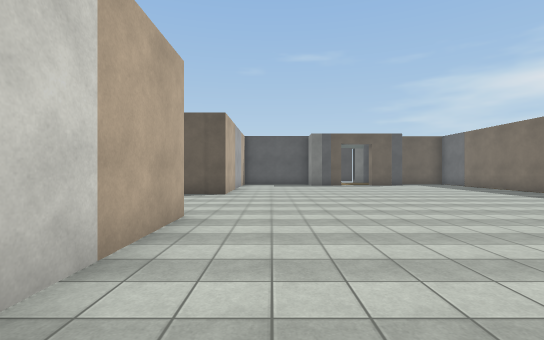
view 1 (above)

18 first-person views from a walk through a Unity game level. The camera is 1.5 m above the floor, looks level and sees 85° across. Doors are open. The floor is counted in squares, 2 m on a side. Each view is taken from the middle of a square. On the plan, view 1 faces up. The plan holds only what a view shows up to about 10 squares ahead; the rest is blank. The place goes on beyond the plan. The player is left out. Some surface patterns are stand-ins.

view 2
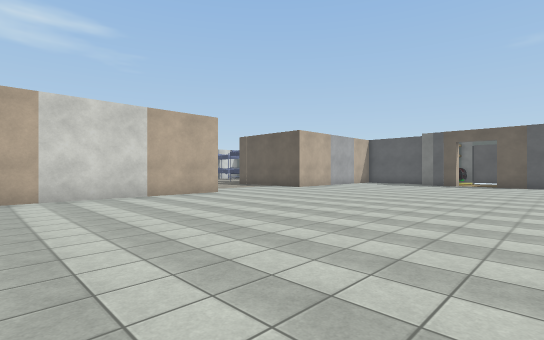

view 3
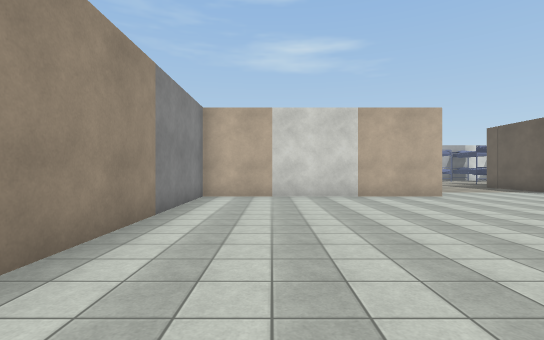

view 4
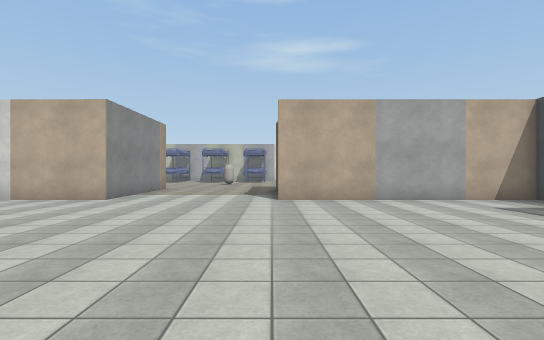

view 5
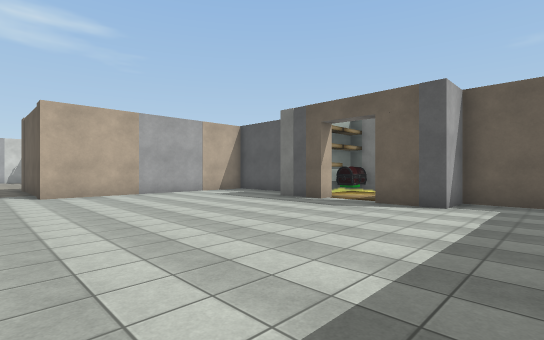

view 6
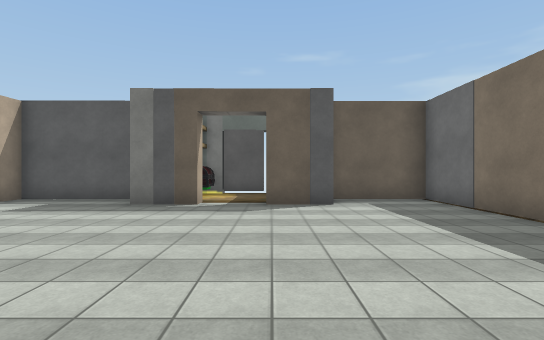

view 7
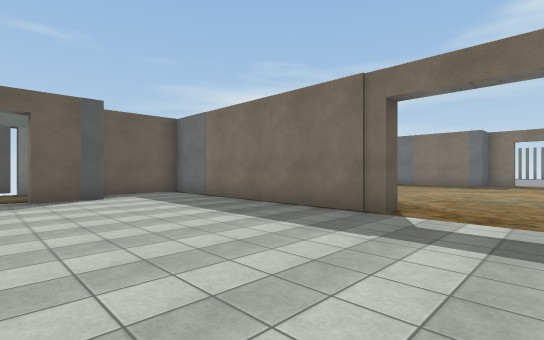

view 8
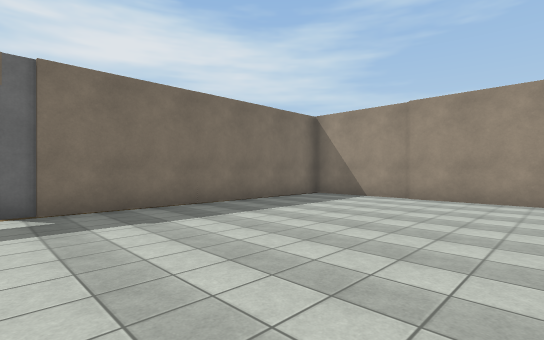

view 9
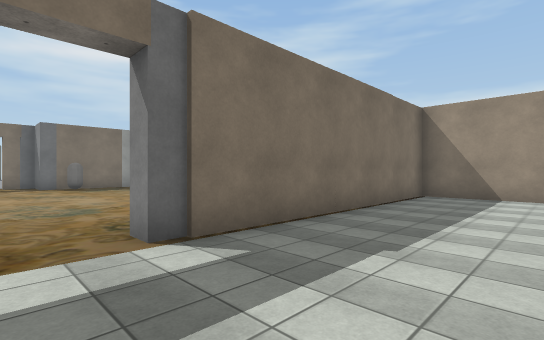

view 10
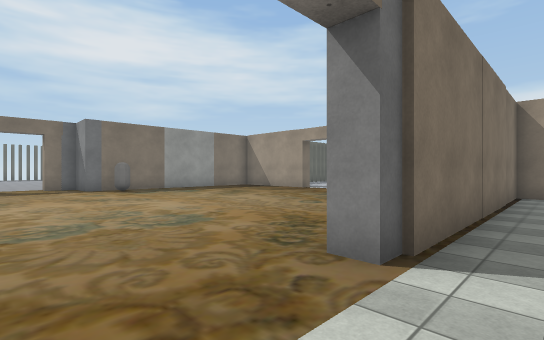

view 11
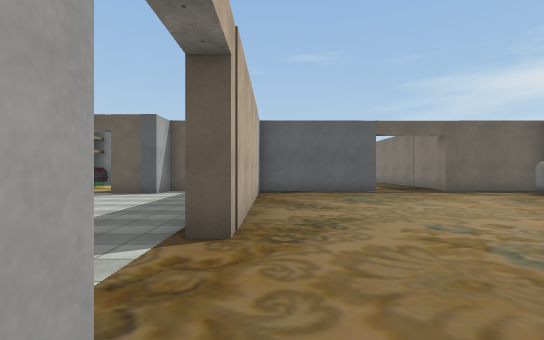

view 12
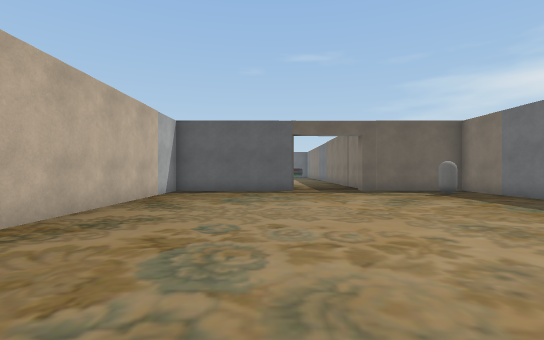

view 13
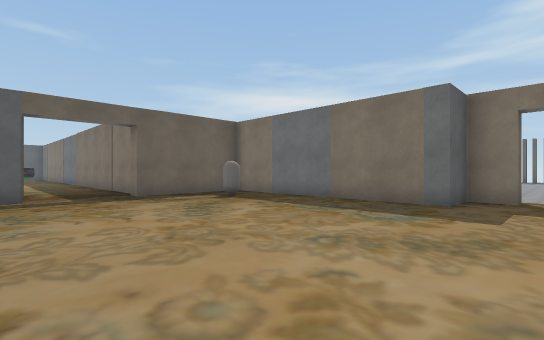

view 14
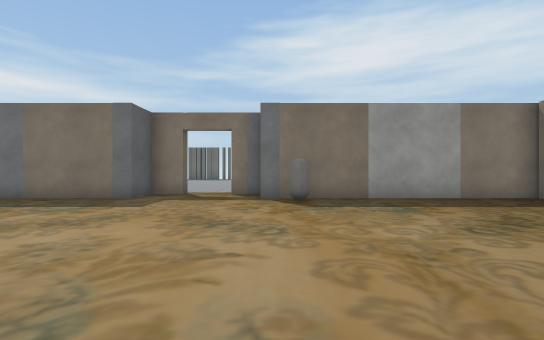

view 15
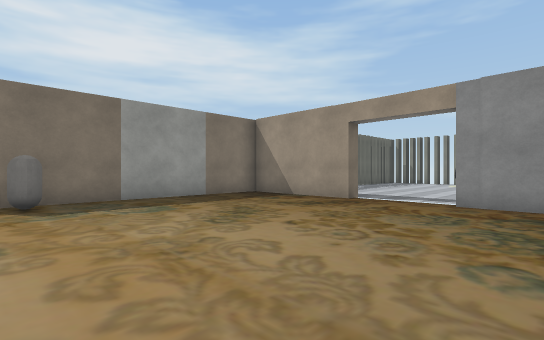

view 16
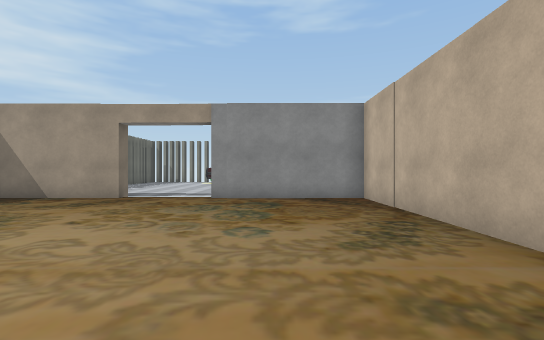

view 17
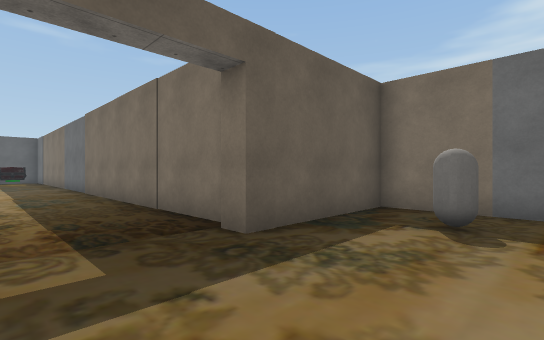

view 18
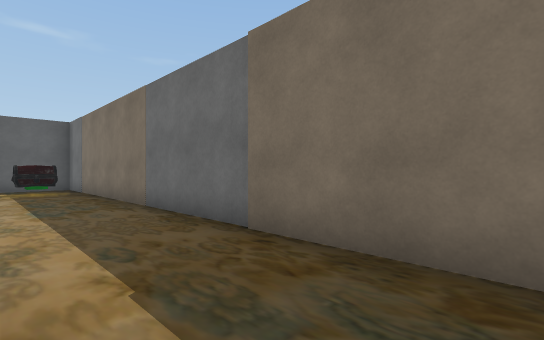

### Floor plan
Points are (right, up) in squares from view 1. A wall is a line through its corners. A room is listed if a view was taken in it or the views show most of it. See-through windows are left out.
Room 1 (views 1, 2, 3, 4, 5, 6, 7, 8, 9, 10)
walls: (-4, 4.8) (-1.4, 4.9) (-1.4, -2) (8.9, -1.9) (8.9, 5.7) (9.6, 5.7); (9.6, 8.2) (8.9, 8.2) (8.9, 15.7) (6.3, 15.7) (6.3, 14.4) (4.9, 14.4) (4.9, 15); (3.4, 15) (3.4, 14.4) (1.9, 14.4); (1.4, 15.6) (-1.4, 15.6) (-1.4, 9.2) (-4.9, 9.2)
ways out: opening at (9.3, 7) to room 2; opening at (4, 15)
Room 2 (views 11, 12, 13, 14, 15, 16, 17, 18)
walls: (13.8, 15.7) (13.3, 15.7); (16.5, 16.5) (16.5, 32.8); (9.6, 15) (9.6, 8.2); (21.2, 7.8) (21.2, 8.7) (19.9, 8.7) (19.9, 15.7) (16.2, 15.7) (16.3, 16.2); (21.2, 5.2) (21.2, 6.2); (9.6, 3.4) (9.6, -1.9) (13.7, -1.9); (16.1, -2.5) (16.1, -1.9) (19.9, -1.9); (19.9, -2.1) (19.9, 5.4)
ways out: opening at (9.3, 7) to room 1; opening at (15, -2.5); open door at (21, 7)
objects: other object (15, 31); chest (15, 32); capsule (18, 14); capsule (19, 4)

Positions as (right, up) in squares from view 1, and headings:
1: (0, 0), facing up
2: (7, -1), facing up-left
3: (7, 0), facing left
4: (6, 9), facing left
5: (8, 8), facing up-left
6: (5, 8), facing up
7: (4, 6), facing up-right
8: (3, 6), facing down-right
9: (6, 7), facing down-right
10: (8, 8), facing down-right
11: (10, 5), facing up
12: (13, 5), facing up
13: (13, 7), facing up-right
14: (12, 5), facing right
15: (12, 5), facing down-right
16: (12, 6), facing down
17: (14, 13), facing up-right
18: (14, 21), facing up-right
